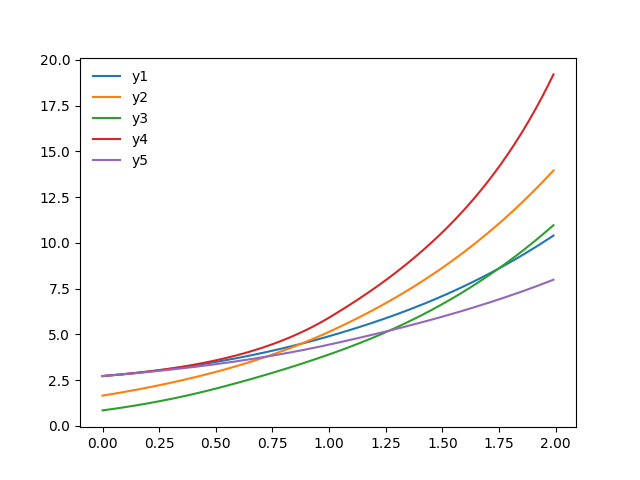

The script that saved this image:
import numpy as np
import pylab as pl
from math import exp,sin
from pydelay import dde23

eqns = {
    'y1':'y5(t-1)+y3(t-1)',
    'y2':'y1(t-1)+y2(t-0.5)',
    'y3':'y3(t-1)+y1(t-0.5)',
    'y4':'y5(t-1)*y4(t-1)',
    'y5':'y1(t-1)'
    }
tfinal = 2;
params = {}

dde = dde23(eqns=eqns, params=params)
dde.set_sim_params(tfinal=tfinal)
histfuncs = {
    'y1':lambda t: exp(t+1),
    'y2':lambda t: exp(t+0.5),
    'y3':lambda t: sin(t+1),
    'y4':lambda t: exp(t+1),
    'y5':lambda t: exp(t+1),
    }
dde.hist_from_funcs(histfuncs)
dde.run()
sol = dde.sample(0,tfinal,0.01)



pl.plot(sol['t'],sol['y1'],label='y1')
pl.plot(sol['t'],sol['y2'],label='y2')
pl.plot(sol['t'],sol['y3'],label='y3')
pl.plot(sol['t'],sol['y4'],label='y4')
pl.plot(sol['t'],sol['y5'],label='y5')
pl.legend(frameon=False)
pl.savefig('exer1.png')
pl.show()

#print dde.output_ccode()
